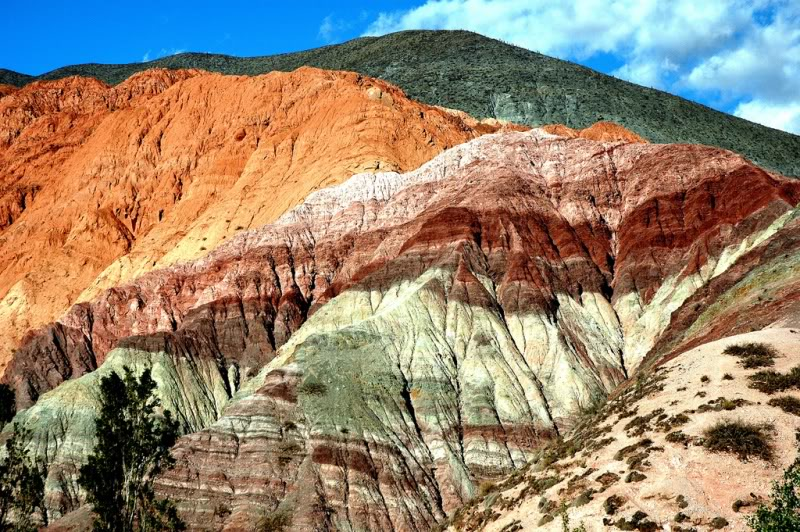
%> input picture P1/imagenes/7_colores.jpg, 800 x 532 px
$ octave ejercicio4.m   (GNU Octave 9; MATLAB toolbox functions it lacks are replaced by stand-ins)
%> lines starting %> are read from the running program, lines starting %| are printed output that depends on the picture
### P1/Negativo.m
function [ ima_res ] = Negativo( ima , L)
%NEGATIVO Summary of this function goes here
%   Detailed explanation goes here
    r = 0:L-1;
    s = fliplr(r);
    ima_res = s(ima+1);
end

### P1/getEnergia.m
function [ E ] = getEnergia( ima )
%GETENERGIA Summary of this function goes here
%   Detailed explanation goes here
    E = sum(double(ima(:)).^2);
end

### P1/ejercicio4.m
close all;
clear all;
clc;

%%% Ejercicio 4a
ima = imread('imagenes/7_colores.jpg');
%> ima is the input picture: size 532x800x3 uint8; mean R, G, B 150.3, 132.5, 111.5
R = Negativo(ima(:, :, 1), 256);
G = Negativo(ima(:, :, 2), 256);
B = Negativo(ima(:, :, 3), 256);
%> call 3 of Negativo, with L = 256
%> in Negativo (call 3), `ima_res = s(ima+1);`:
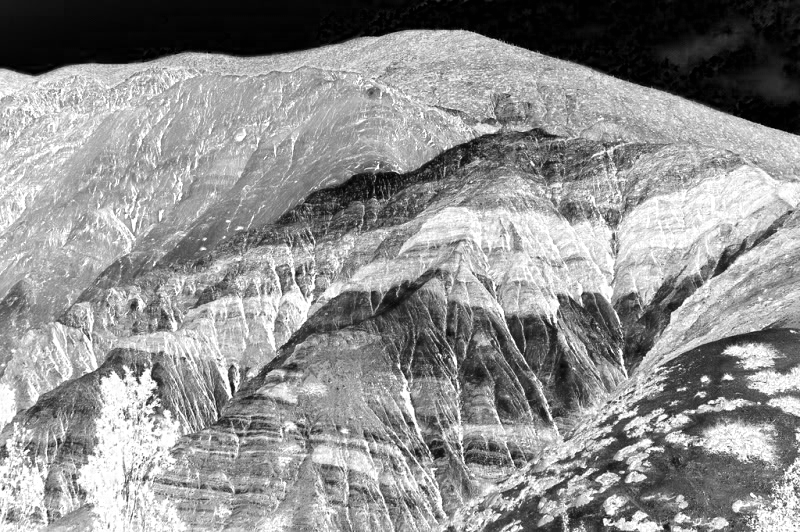
%> ima_res: size 532x800 double; min 1, max 255, mean 143.5
ima_p = uint8(zeros(size(ima)));
ima_p(:, :, 1) = R;
ima_p(:, :, 2) = G;
ima_p(:, :, 3) = B;
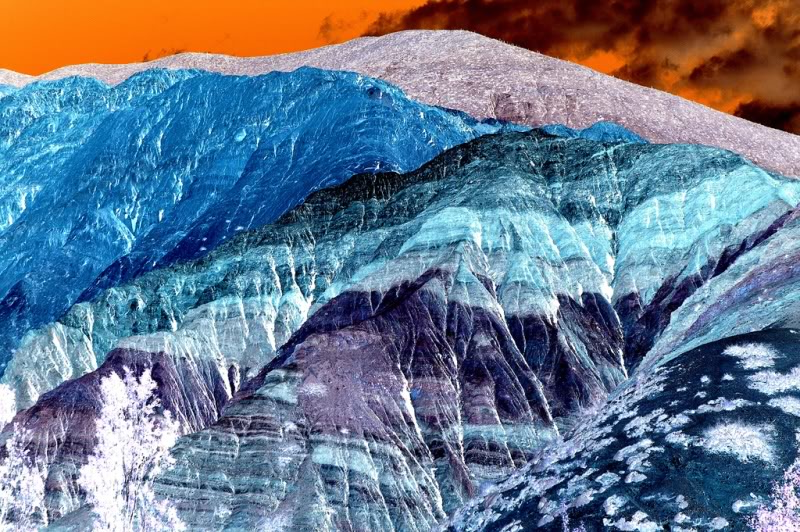
%> ima_p: size 532x800x3 uint8; mean R, G, B 104.7, 122.5, 143.5

subplot(4, 4, 1)
imshow(ima)
E = getEnergia(uint8(ima));
%> in getEnergia, `E = sum(double(ima(:)).^2);`: E = 28705130430
%> E = 28705130430
title(sprintf('Imagen original E=%g', E));
subplot(4, 4, 2)
imshow(ima(:, :, 1))
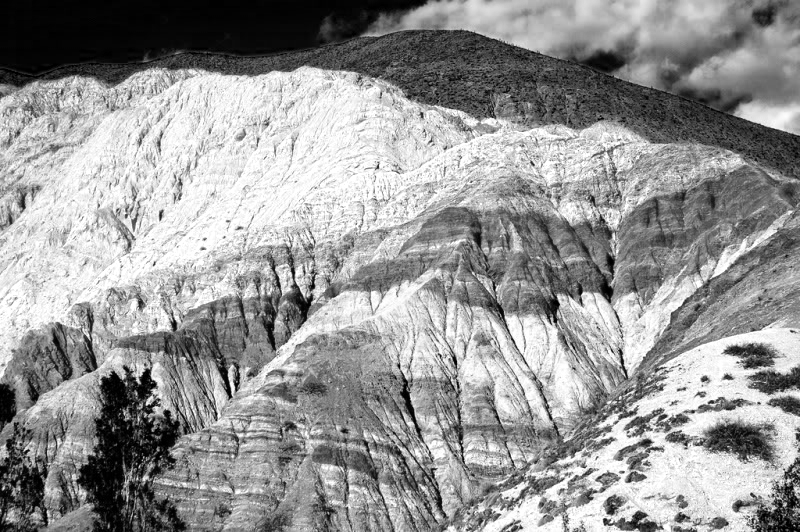
%> displayed picture: size 532x800, on the screen's scale of 0 to 255; min 0, max 255, mean 150.3
E = getEnergia(uint8(ima(:, :, 1)));
%> E = 11966236638
title(sprintf('Canal R E=%g', E));
subplot(4, 4, 3)
imshow(ima(:, :, 2))
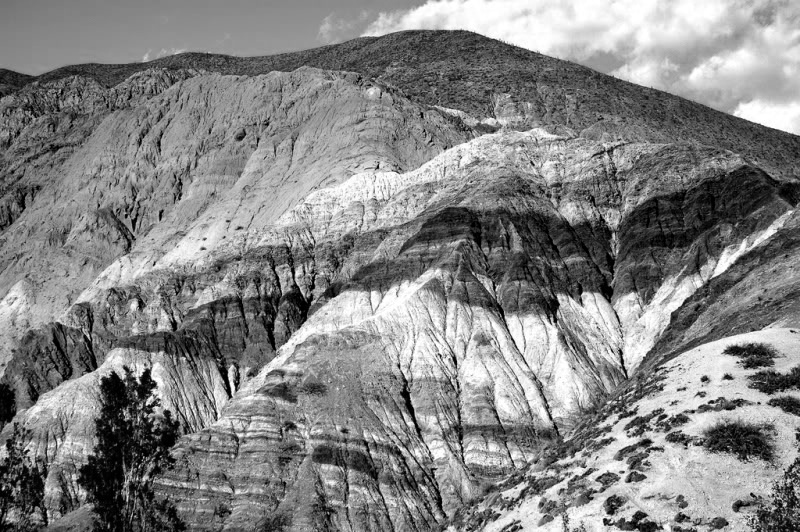
%> displayed picture: size 532x800, on the screen's scale of 0 to 255; min 0, max 255, mean 132.5
E = getEnergia(uint8(ima(:, :, 2)));
%> E = 9184165352
title(sprintf('Canal G E=%g', E));

subplot(4, 4, 4)
imshow(ima(:, :, 3))
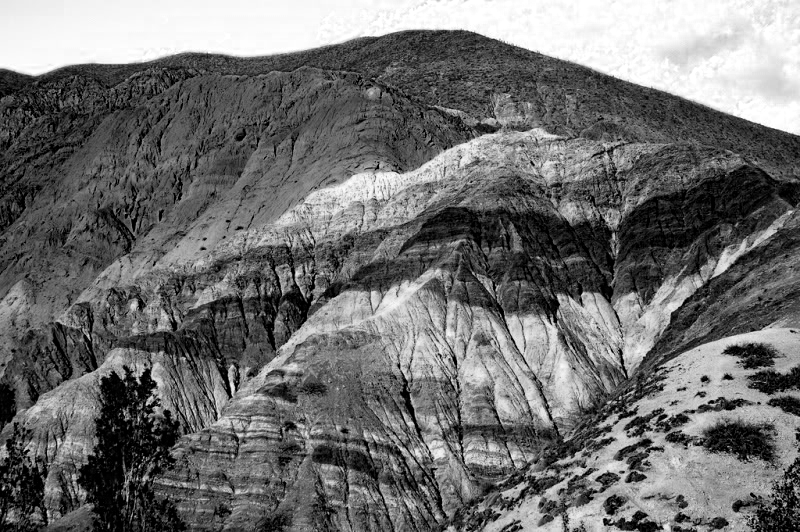
%> displayed picture: size 532x800, on the screen's scale of 0 to 255; min 0, max 255, mean 111.5
E = getEnergia(uint8(ima(:, :, 3)));
%> E = 7554728440
title(sprintf('Canal B E=%g', E));

subplot(4, 4, 6)
imhist(ima(:, :, 1))
subplot(4, 4, 7)
imhist(ima(:, :, 2))
subplot(4, 4, 8)
imhist(ima(:, :, 3))

subplot(4, 4, 9)
imshow(ima_p)
E = getEnergia(uint8(ima_p));
%> E = 26127250830
title(sprintf('Imagen negativo E=%g', E));
subplot(4, 4, 10)
imshow(ima_p(:, :, 1))
E = getEnergia(uint8(ima_p(:, :, 1)));
%> E = 7009953774
title(sprintf('Imagen negativo. Canal R E=%g', E));
subplot(4, 4, 11)
imshow(ima_p(:, :, 2))
E = getEnergia(uint8(ima_p(:, :, 2)));
%> E = 8099213261
title(sprintf('Imagen negativo. Canal G E=%g', E));
subplot(4, 4, 12)
imshow(ima_p(:, :, 3))
E = getEnergia(uint8(ima_p(:, :, 3)));
%> E = 11018083795
title(sprintf('Imagen negativo. Canal B E=%g', E));

subplot(4, 4, 14)
imhist(ima_p(:, :, 1))
subplot(4, 4, 15)
imhist(ima_p(:, :, 2))
subplot(4, 4, 16)
imhist(ima_p(:, :, 3))
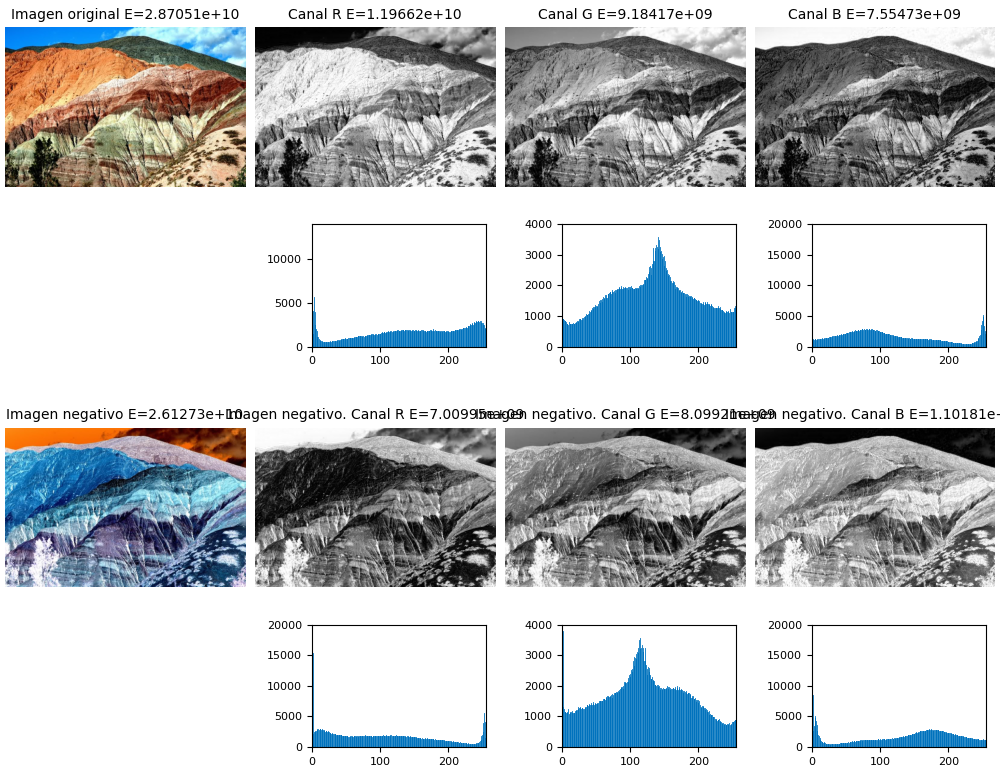
%> figure redrawn from the program's plot data, 14 panels

%% Ejercicio 4b after image
close all;
time = 10;
[r,c,~] = size(ima);
%> r = 532; c = 800
imagray = rgb2gray(ima);
hFig = figure('units','normalized','outerposition',[0 0 1 1]);
imshow(ima_p); hold on, plot(ceil(c/2),ceil(r/2),'kx','MarkerSize',15,'LineWidth',3);
set(hFig, 'outerposition',[0 0 1 1],'Color',[0.7 0.7 0.7])
title(sprintf('Mire fijamente la X durante %d sec',time));
pause(time);
hold on, imshow(imagray);
%> after `imshow(imagray)`:
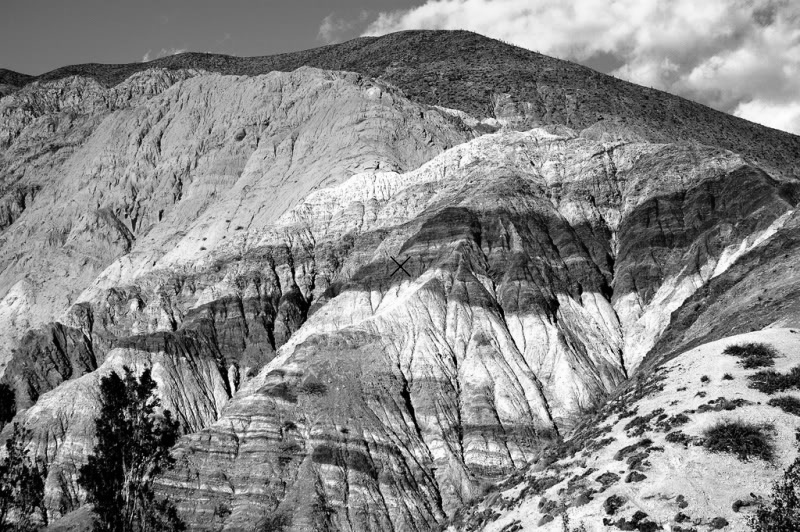
%> figure redrawn from the program's plot data; its title reads 'Mire fijamente la X durante 10 sec'

$ run again, with P1/imagenes/asfalto_1.jpg copied over P1/imagenes/7_colores.jpg
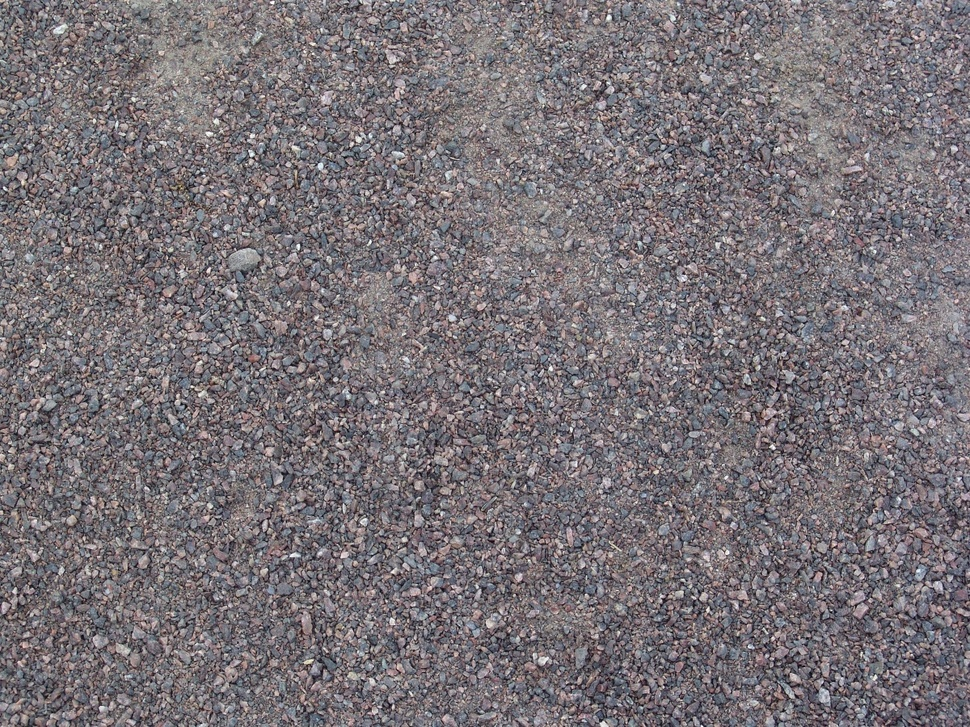
%> input picture P1/imagenes/asfalto_1.jpg, 970 x 727 px, shrunk from 1200 x 900 before the run
%> ima is the input picture: size 727x970x3 uint8; mean R, G, B 120.1, 113.5, 118.4
%> `ima_p(:, :, 2) = G;`:
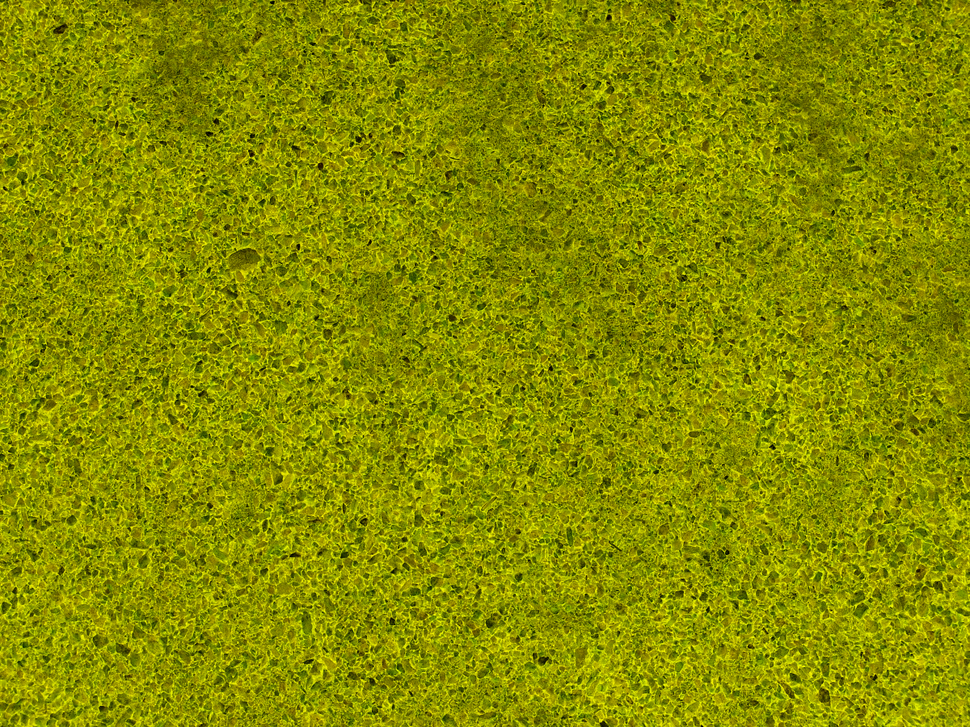
%> ima_p: size 727x970x3 uint8; mean R, G, B 134.9, 141.5, 0
%> in getEnergia, `E = sum(double(ima(:)).^2);`: E = 31901446495
%> `E = getEnergia(uint8(ima(:, :, 1)));`: E = 11119565234
%> `E = getEnergia(uint8(ima(:, :, 2)));`: E = 10010841763
%> `E = getEnergia(uint8(ima(:, :, 3)));`: E = 10771039498
%> `E = getEnergia(uint8(ima_p));`: E = 42891511031
%> `E = getEnergia(uint8(ima_p(:, :, 1)));`: E = 13790175678
%> `E = getEnergia(uint8(ima_p(:, :, 2)));`: E = 15046612370
%> `E = getEnergia(uint8(ima_p(:, :, 3)));`: E = 14054722983
%> `imshow(imagray)`:
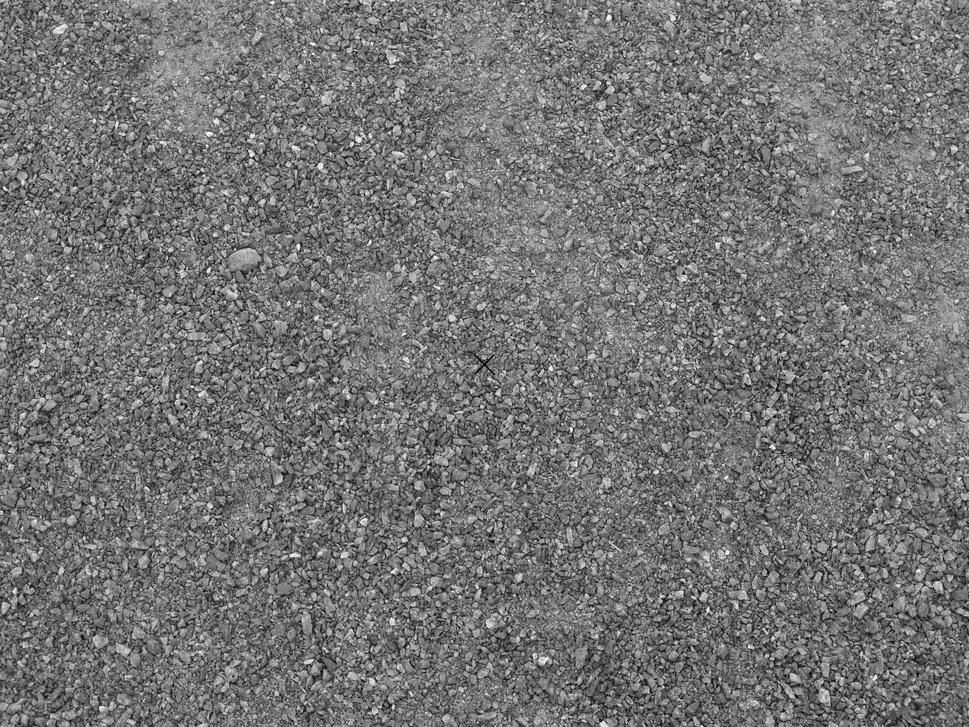
%> figure redrawn from the program's plot data; its title reads 'Mire fijamente la X durante 10 sec'

$ run again, with P1/imagenes/asfalto_2.jpg copied over P1/imagenes/7_colores.jpg
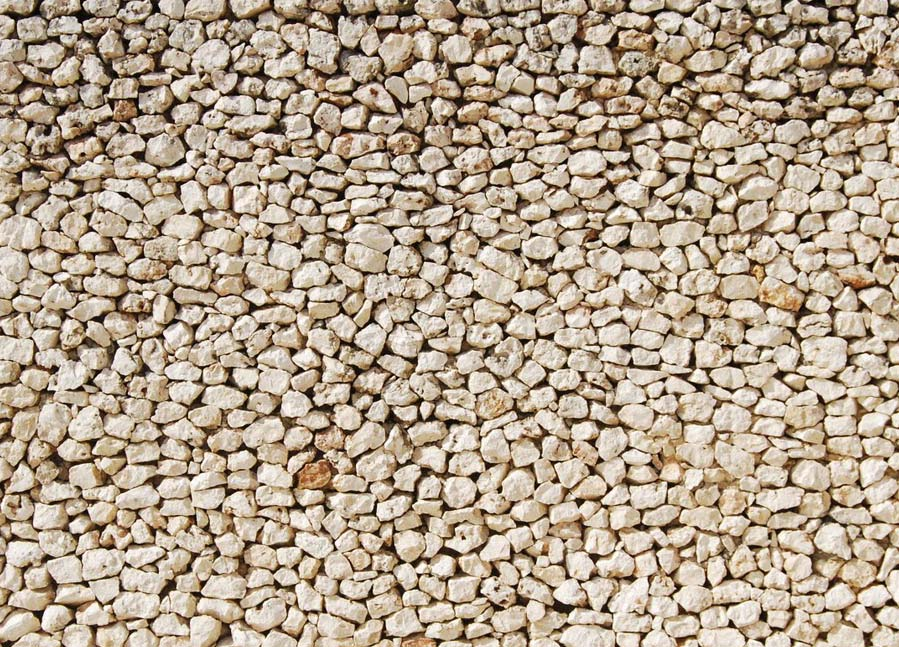
%> input picture P1/imagenes/asfalto_2.jpg, 899 x 647 px
%> ima is the input picture: size 647x899x3 uint8; mean R, G, B 179.9, 162.9, 142.6
%> in getEnergia, `E = sum(double(ima(:)).^2);`: E = 53111938761
%> `E = getEnergia(uint8(ima(:, :, 1)));`: E = 20943792847
%> `E = getEnergia(uint8(ima(:, :, 2)));`: E = 17784022110
%> `imshow(ima(:, :, 3))`:
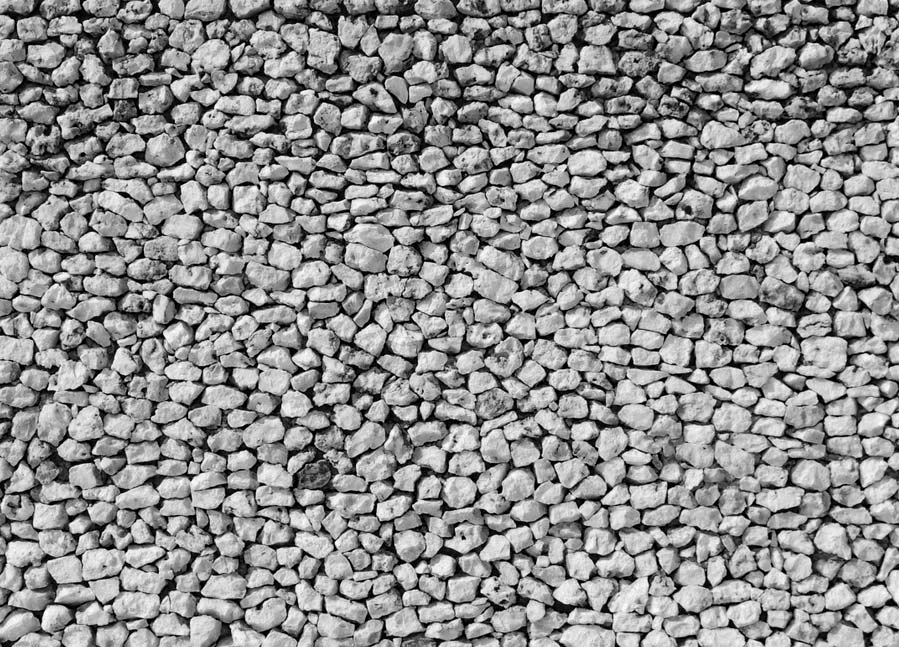
%> displayed picture: size 647x899, on the screen's scale of 0 to 255; min 0, max 255, mean 142.6
%> `E = getEnergia(uint8(ima(:, :, 3)));`: E = 14384123804
%> `E = getEnergia(uint8(ima_p));`: E = 22570377291
%> `E = getEnergia(uint8(ima_p(:, :, 1)));`: E = 5389338472
%> `E = getEnergia(uint8(ima_p(:, :, 2)));`: E = 7287329586
%> `E = getEnergia(uint8(ima_p(:, :, 3)));`: E = 9893709233
%> `imshow(imagray)`:
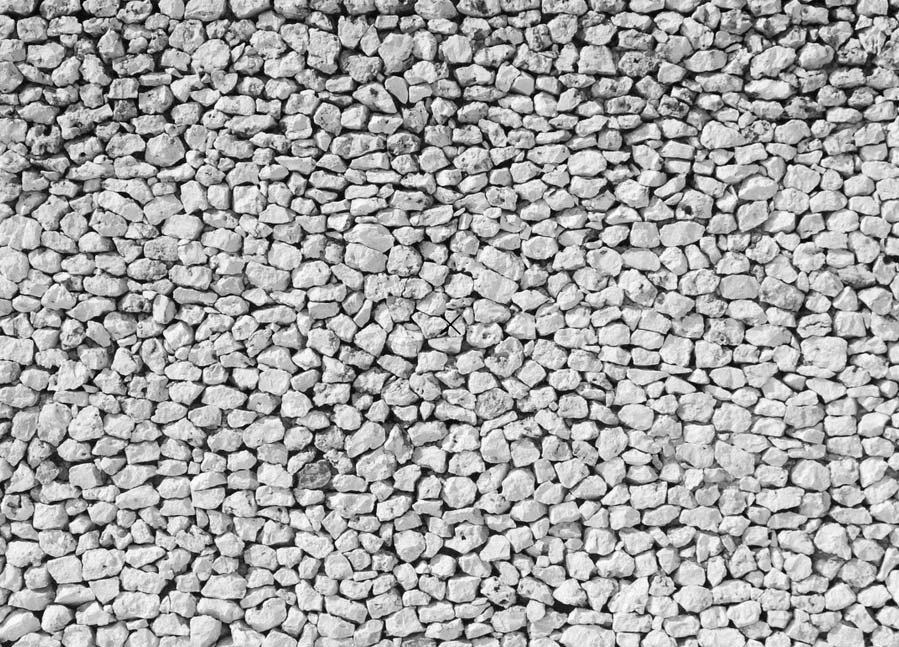
%> figure redrawn from the program's plot data; its title reads 'Mire fijamente la X durante 10 sec'
